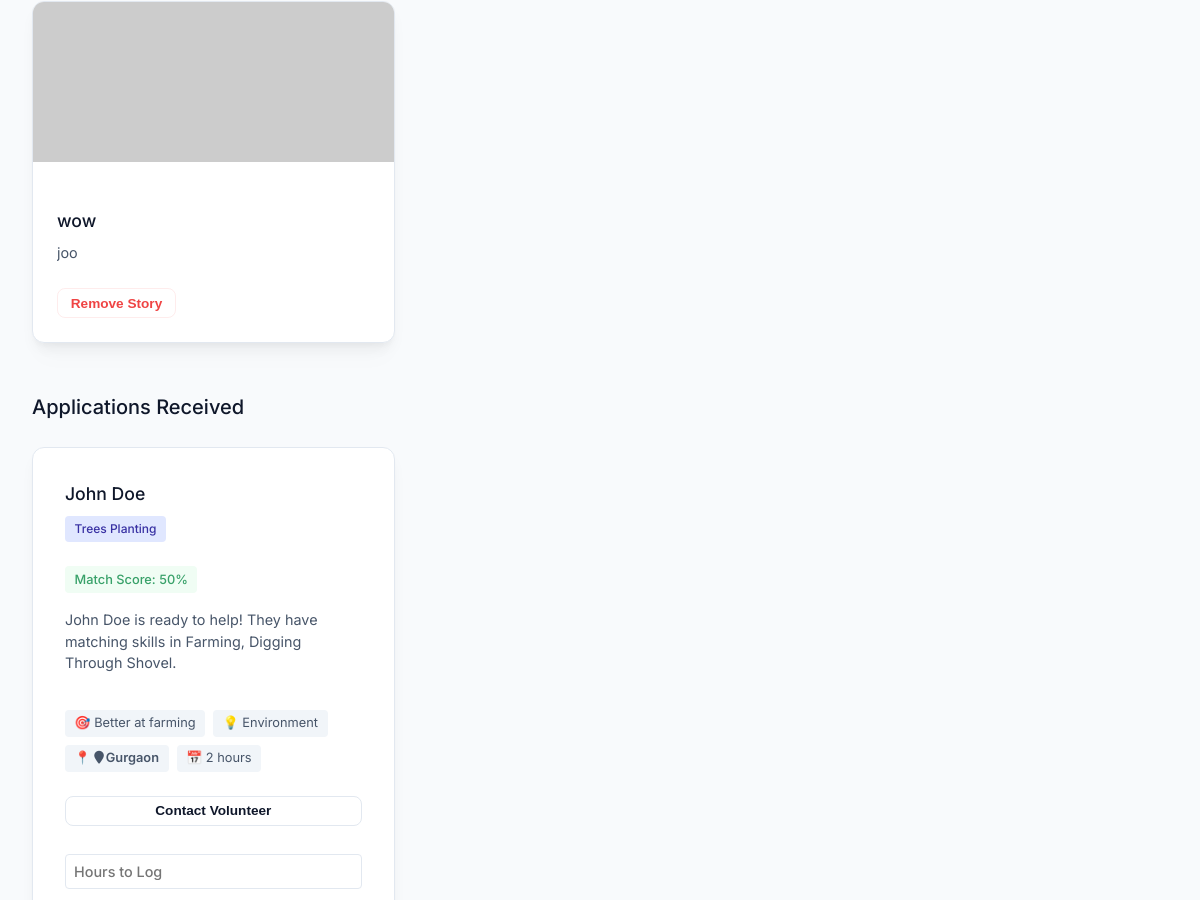
/ngo (signed in, middle part), run on an earlier commit of the app's database.
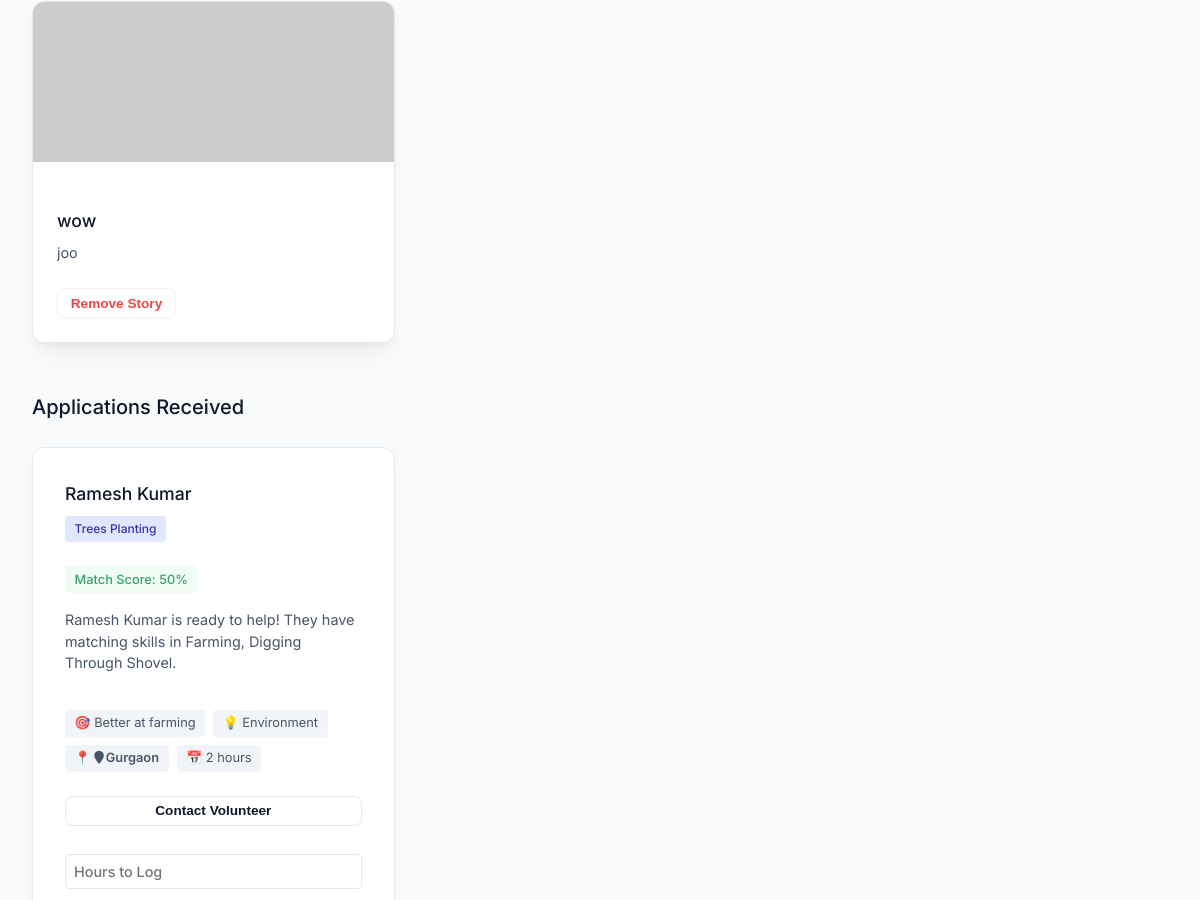
And on a later commit of the database.
### app.py (models this page shows)
class Application(db.Model):
    id = db.Column(db.Integer, primary_key=True)
    volunteer_id = db.Column(db.Integer, db.ForeignKey('user.id'), nullable=False)
    opportunity_id = db.Column(db.Integer, db.ForeignKey('opportunity.id'), nullable=False)
    location = db.Column(db.String(100), default='')
    skills = db.Column(db.String(255), default='')
    interests = db.Column(db.String(255), default='')
    availability = db.Column(db.String(100), default='')
    is_available_now = db.Column(db.Boolean, default=False)
    is_completed = db.Column(db.Boolean, default=False)
    status = db.Column(db.String(20), default='pending')
    volunteer = db.relationship('User', foreign_keys=[volunteer_id], backref=db.backref('applications', lazy=True))
    opportunity = db.relationship('Opportunity', backref=db.backref('applications', lazy=True))

class User(db.Model):
    id = db.Column(db.Integer, primary_key=True)
    role = db.Column(db.String(20), nullable=False) # 'volunteer' or 'ngo'
    name = db.Column(db.String(100), nullable=False)
    email = db.Column(db.String(120), unique=True, nullable=False)
    password = db.Column(db.String(200), nullable=False)
    mobile = db.Column(db.String(20), default='')
    hours_logged = db.Column(db.Integer, default=0)
    badges = db.Column(db.String(200), default='') # comma separated
    location = db.Column(db.String(100), default='Local')
    skills = db.Column(db.String(255), default='') # comma separated
    interests = db.Column(db.String(255), default='')
    availability = db.Column(db.String(100), default='')
    is_available_now = db.Column(db.Boolean, default=False)
    mission = db.Column(db.Text, default='')

class Opportunity(db.Model):
    id = db.Column(db.Integer, primary_key=True)
    ngo_id = db.Column(db.Integer, db.ForeignKey('user.id'), nullable=False)
    title = db.Column(db.String(100), nullable=False)
    description = db.Column(db.Text, nullable=False)
    skills_required = db.Column(db.String(255), default='')
    duration = db.Column(db.String(100), default='')
    location = db.Column(db.String(100), default='Local')
    is_urgent = db.Column(db.Boolean, default=False)
    created_at = db.Column(db.DateTime, default=datetime.utcnow)
    ngo = db.relationship('User', backref=db.backref('opportunities', lazy=True))

### app.py (the view)
@app.route('/ngo')
def ngo_dashboard():
    if 'user_id' not in session: return redirect(url_for('login'))
    user = User.query.get(session['user_id'])
    if user.role != 'ngo': return redirect(url_for('index'))
    opps = Opportunity.query.filter_by(ngo_id=user.id).all()
    opp_ids = [o.id for o in opps]
    applications = Application.query.filter(Application.opportunity_id.in_(opp_ids)).all() if opp_ids else []
    unique_volunteer_ids = {app_rec.volunteer_id for app_rec in applications}
    total_reach = len(unique_volunteer_ids)
    completed_missions = len([a for a in applications if getattr(a, 'is_completed', False)])
    accepted_apps = len([a for a in applications if getattr(a, 'status', 'pending') == 'accepted' or getattr(a, 'is_completed', False)])
    success_rate = int((completed_missions / accepted_apps * 100)) if accepted_apps > 0 else 0
    for app_rec in applications:
        u_skills = [s.strip().lower() for s in app_rec.skills.split(',')] if app_rec.skills else []
        o_skills = [s.strip().lower() for s in app_rec.opportunity.skills_required.split(',')] if app_rec.opportunity.skills_required else []
        app_rec.match_percent = len(set(u_skills).intersection(set(o_skills))) * 15 + 50
    applications.sort(key=lambda a: (a.is_available_now and a.opportunity.is_urgent, a.is_available_now, a.match_percent), reverse=True)
    all_opps_platform = Opportunity.query.all()
    skill_counts = {}
    for o in all_opps_platform:
        if o.skills_required:
            skills = [s.strip().title() for s in o.skills_required.split(',') if s.strip()]
            for s in skills:
                skill_counts[s] = skill_counts.get(s, 0) + 1
    trending_skill = max(skill_counts, key=skill_counts.get) if skill_counts else "None yet"
    return render_template('ngo_dashboard.html', user=user, opps=opps, applications=applications, trending_skill=trending_skill, total_reach=total_reach, completed_missions=completed_missions, success_rate=success_rate)

### templates/ngo_dashboard.html (shortened to what the changed rows need)
{% extends 'base.html' %}
{% block content %}
<div class="dashboard container" style="padding-top: 2rem; padding-bottom: 4rem;">
    <section class="opps-section" style="margin-top: 3rem;">
        <div class="matches-grid">
            {% if applications %}
                {% for app in applications %}
                <div class="match-card glass-card hover-lift">
                    <div class="match-header">
                        <h4 style="display:flex; align-items:center; gap:0.5rem; margin:0;">
                            {{ app.volunteer.name }}
                        </h4>
                        <span class="status active" style="background:#e0e7ff; color:#3730a3; font-size: 0.75rem; width: fit-content;">{{ app.opportunity.title }}</span>
                    </div>
                    <div class="match-info-center">
                        <div><span class="match-score" style="display:inline-block; background:#f0fdf4; color:#38a169; padding:0.2rem 0.6rem; border-radius:4px; font-size:0.8rem; font-weight:500;">Match Score: {{ app.match_percent }}%</span></div>
                        <p class="match-desc" style="font-size: 0.9rem; margin-top: 0.25rem;">
                            {{ app.volunteer.name }} is ready to help! They have matching skills in {{ app.opportunity.skills_required }}.
                        </p>
                        <div class="match-tags">
                            <span class="tag">🎯 {{ app.skills }}</span>
                            <span class="tag">💡 {{ app.interests }}</span>
                            <span class="tag">📍 <a href="https://www.google.com/maps/search/?api=1&query={{ app.location | urlencode }}+India" target="_blank" style="color: inherit; text-decoration: none;"><i class="fa fa-map-marker" aria-hidden="true" style="margin-right:2px;"></i>{{ app.location }}</a></span>
                            <span class="tag">📅 {{ app.availability }}</span>
                        </div>
                    </div>
                    <div class="match-actions-end">
                        {% if app.status == 'pending' %}
                            <form method="POST" action="{{ url_for('accept_application', app_id=app.id) }}" style="flex: 1;">
                                <button type="submit" class="btn btn-success" style="width: 100%; padding: 0.5rem; border-radius: 4px; border: none; background-color: #10b981; color: white; cursor: pointer; font-weight: 500;">Accept</button>
                            </form>
                            <form method="POST" action="{{ url_for('decline_application', app_id=app.id) }}" style="flex: 1;">
                                <button type="submit" class="btn btn-secondary" style="width: 100%; padding: 0.5rem; border-radius: 4px; background: #fee2e2; color: #991b1b; border: none; cursor: pointer; font-weight: 500;">Decline</button>
                            </form>
                        {% elif app.status == 'accepted' %}
                            <button class="btn btn-outline btn-sm btn-block" onclick="alert('Contacting {{ app.volunteer.name }} at Email: {{ app.volunteer.email }} | Mobile: {{ app.volunteer.mobile }}')">Contact Volunteer</button>
                            {% if not app.is_completed %}
                                <form method="POST" action="{{ url_for('complete_application', app_id=app.id) }}" style="margin-top: 1rem; display: flex; flex-direction: column; gap: 0.5rem;">
                                    <input type="number" name="hours" placeholder="Hours to Log" required min="1" class="form-control" style="padding: 0.5rem; border: 1px solid var(--border-color); border-radius: 4px; font-size: 0.9rem;">
                                </form>
                            {% else %}
                                <div style="margin-top: 1rem; padding: 0.75rem; background: #dcfce7; color: #166534; border-radius: 8px; text-align: center; font-weight: 700; border: 1px solid #bcf0da;">
                                    Mission Accomplished! 🏆
                                </div>
                            {% endif %}
                        {% else %}
                            <div style="margin-top: 1rem; padding: 0.75rem; background: #fee2e2; color: #991b1b; border-radius: 8px; text-align: center; font-weight: 700; border: 1px solid #fecaca;">
                                Application Declined ❌
                            </div>
                        {% endif %}
                    </div>
                </div>
                {% endfor %}
            {% else %}
                <div class="empty-state">
                    <p>No applications received yet.</p>
                </div>
            {% endif %}
        </div>
    </section>
</div>
{% endblock %}

What changed in the data, as far as the page shows it:
changed through a linked row, Application "Better at farming": volunteer.name "John Doe" → "Ramesh Kumar"
